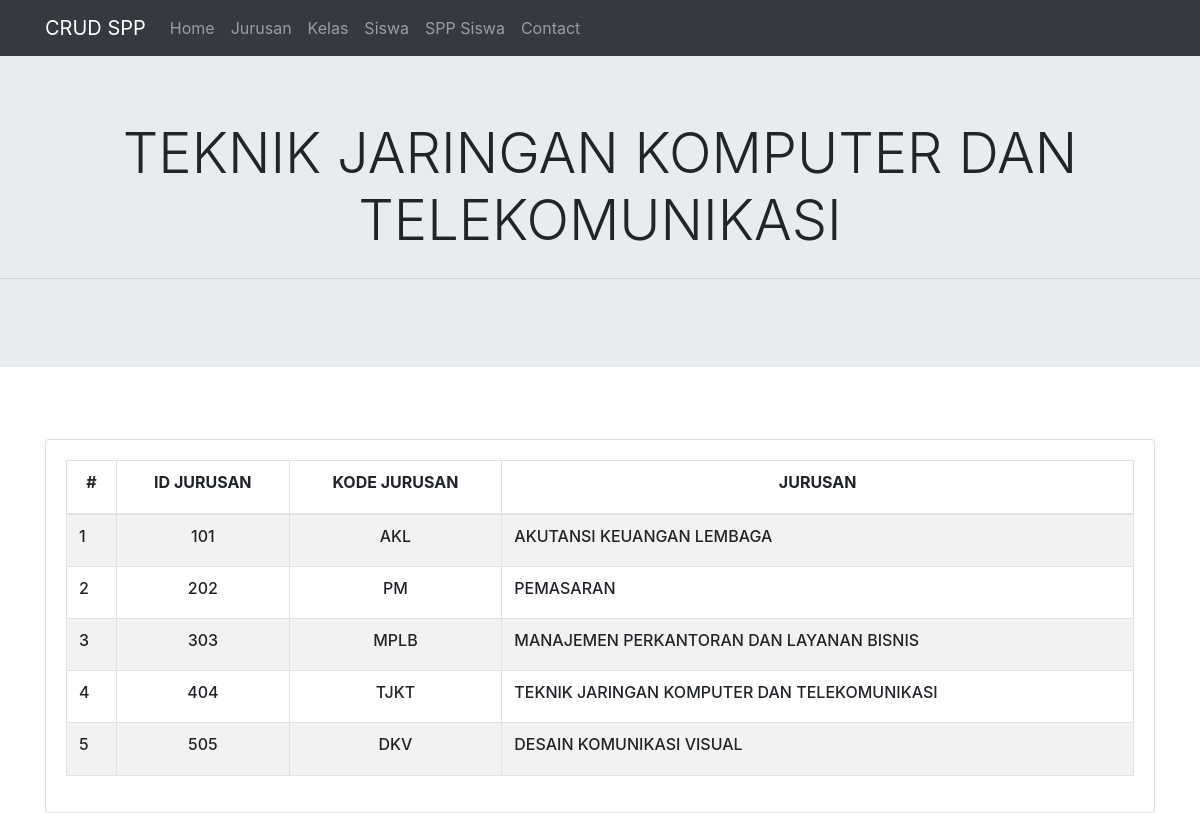
Page /index.php/jurusan on the committed database.
### tables this page shows
CREATE TABLE `a_jurusan` (
  `id` int(11) NOT NULL,
  `kode` varchar(8) NOT NULL,
  `jurusan` varchar(128) NOT NULL
);

### application/controllers/Jurusan.php (called while the page is built, shortened)
<?php
class Jurusan extends CI_Controller
{
    public function index()
    {
        $isi['jurusan'] = $this->Model_jurusan->dataJurusan();
        $this->load->view('templates/header');
        $this->load->view('templates/navbar');
        $this->load->view('tampilan_jurusan', $isi);
        $this->load->view('templates/footer');
    }
}

### index.php (called while the page is built, shortened)
<?php
require_once BASEPATH.'core/CodeIgniter.php';

### application/models/Model_jurusan.php (called while the page is built, shortened)
<?php
class Model_jurusan extends CI_Model
{
    public function dataJurusan()
    {
        $sql = "SELECT * FROM `a_jurusan`";
        $query = $this->db->query($sql);
        return $query->result_array();
    }
}

### application/views/tampilan_jurusan.php (the view)
<div class="jumbotron jumbotron-fluid text-center text-uppercase">
    <h3 class="display-4">Teknik Jaringan Komputer dan Telekomunikasi</h3>
    <hr class="my-4">
</div>
<div class="container">
    <div class="row">
        <div class="col-md mt-4">
            <div class="row mt-3">
                <div class="col-md">
                    <div class="card">
                        <div class="card-body">
                            <div class="table-responsive">
                                <table class="table table-striped table-bordered">
                                    <thead>
                                        <tr class="text-center">
                                            <th scope="col">
                                                <h6 class="font-weight-bold" style="text-transform: uppercase;">#</h6>
                                            </th>
                                            <th scope="col">
                                                <h6 class="font-weight-bold" style="text-transform: uppercase;">ID Jurusan</h6>
                                            </th>
                                            <th scope="col">
                                                <h6 class="font-weight-bold" style="text-transform: uppercase;">Kode Jurusan</h6>
                                            </th>
                                            <th scope="col">
                                                <h6 class="font-weight-bold" style="text-transform: uppercase;">Jurusan</h6>
                                            </th>
                                        </tr>
                                    </thead>
                                    <tbody>
                                        <tr>
                                            <?php
                                            $no = 1;
                                            foreach ($jurusan as $row) {
                                            ?>
                                                <td class="text-centers">
                                                    <h6><?php echo $no++; ?></h6>
                                                </td>
                                                <td>
                                                    <h6 class="text-uppercase text-center"><?php echo $row['id']; ?></h6>
                                                </td>
                                                <td>
                                                    <h6 class="text-uppercase text-center"><?php echo $row['kode']; ?></h6>
                                                </td>
                                                <td>
                                                    <h6 class="text-uppercase"><?php echo $row['jurusan']; ?></h6>
                                                </td>
                                        </tr>
                                    <?php } ?>
                                    </tbody>
                                </table>
                            </div>
                        </div>
                    </div>
                </div>
            </div>
        </div>
    </div>
</div>

### rows in the picture
a_jurusan: id "101", kode "AKL", jurusan "AKUTANSI KEUANGAN LEMBAGA"
a_jurusan: id "202", kode "PM", jurusan "PEMASARAN"
a_jurusan: id "303", kode "MPLB", jurusan "MANAJEMEN PERKANTORAN DAN LAYANAN BISNIS"
a_jurusan: id "404", kode "TJKT", jurusan "TEKNIK JARINGAN KOMPUTER DAN TELEKOMUNIKASI"
a_jurusan: id "505", kode "DKV", jurusan "DESAIN KOMUNIKASI VISUAL"
